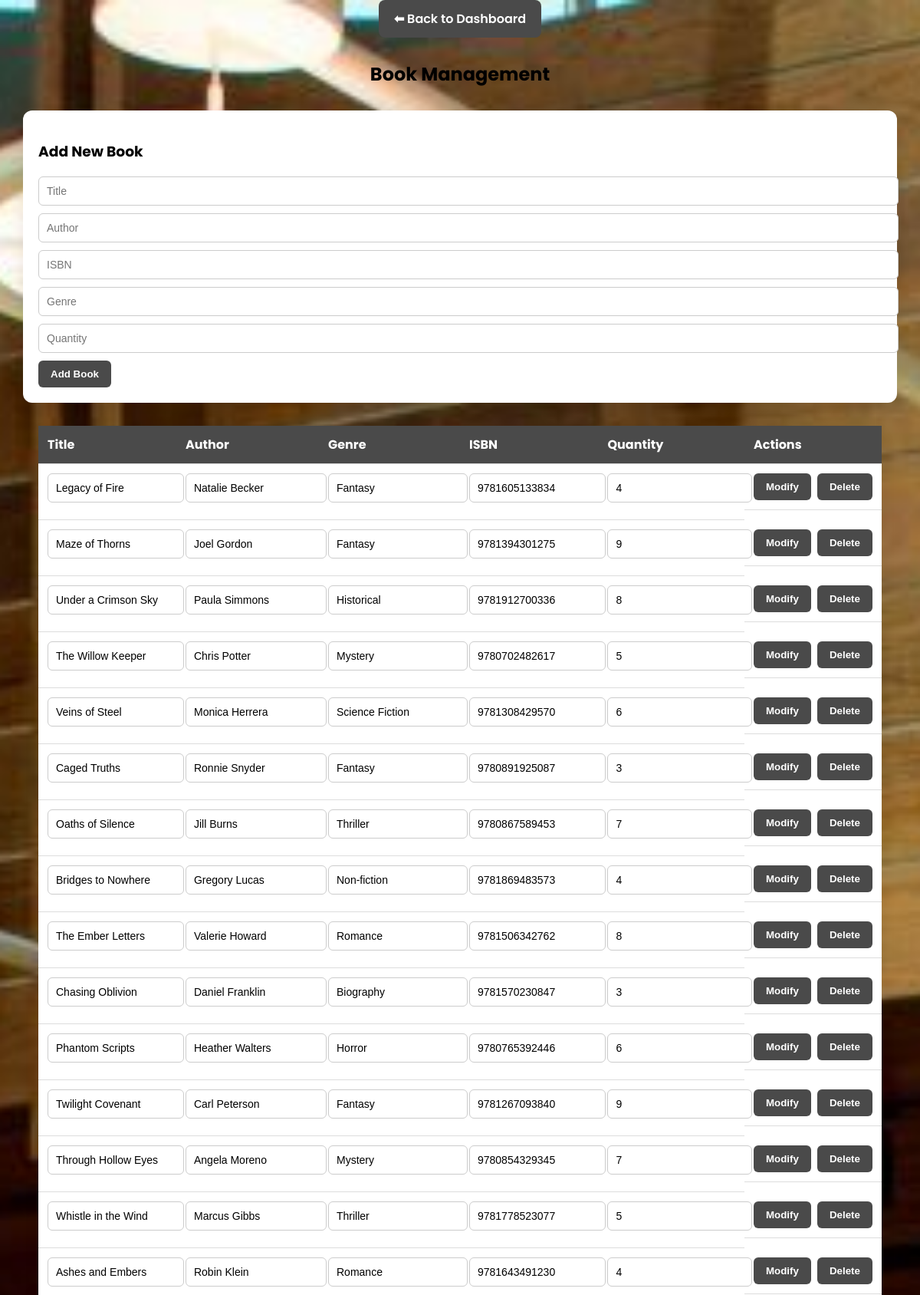
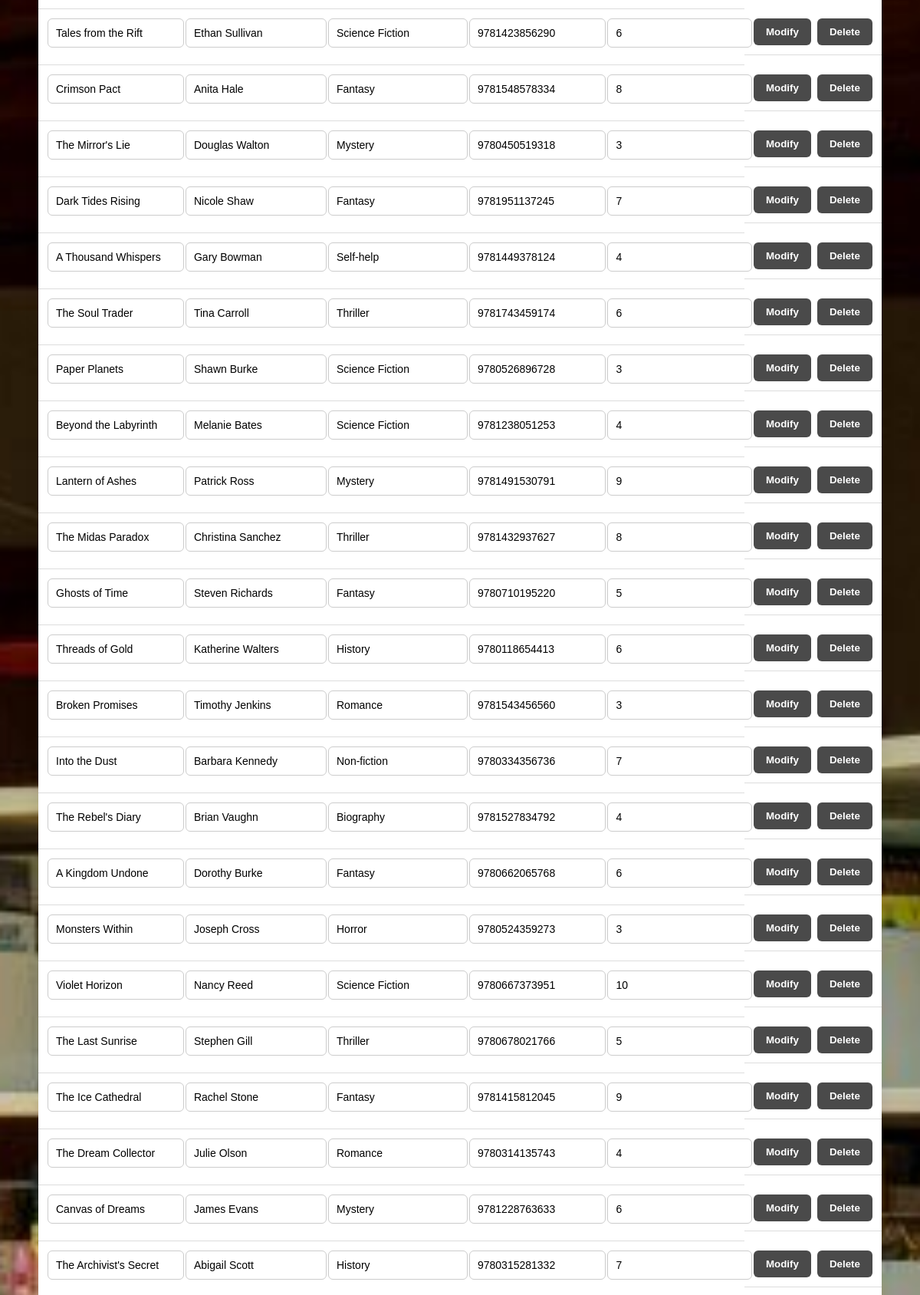
Screenshot of /book_management.php (signed in, upper part) with the database file from the repository (2 pictures, top to bottom).
### tables this page shows
CREATE TABLE `books` (
  `id` int(11) NOT NULL,
  `title` varchar(255) NOT NULL,
  `author` varchar(255) NOT NULL,
  `genre` varchar(100) DEFAULT NULL,
  `isbn` varchar(20) DEFAULT NULL,
  `quantity` int(11) DEFAULT 1,
  `added_at` timestamp NOT NULL DEFAULT current_timestamp()
);

### book_management.php (the view, shortened to what this page needs)
<?php
require "config.php";
$stmt = $conn->query("SELECT * FROM books ORDER BY id DESC");
$books = $stmt->fetchAll(PDO::FETCH_ASSOC);
?>
<!DOCTYPE html>
<html lang="en">
<head>
</head>
<body>
  <div class="overlay">
    <a href="admin_dashboard.php" class="back-btn">⬅ Back to Dashboard</a>
    <h2>Book Management</h2>
    <div class="form-box">
      <h3>Add New Book</h3>
      <form method="POST">
        <input type="text" name="title" placeholder="Title" required>
        <input type="text" name="author" placeholder="Author" required>
        <input type="text" name="isbn" placeholder="ISBN" required>
        <input type="text" name="genre" placeholder="Genre" required>
        <input type="number" name="quantity" placeholder="Quantity" required>
        <button type="submit" name="add_book">Add Book</button>
      </form>
    </div>
    <table>
      <thead>
        <tr>
          <th>Title</th><th>Author</th><th>Genre</th><th>ISBN</th><th>Quantity</th><th>Actions</th>
        </tr>
      </thead>
      <tbody>
        <?php foreach ($books as $book): ?>
          <tr>
            <form method="POST">
              <td><input type="text" name="title" value="<?= htmlspecialchars($book['title']) ?>" required></td>
              <td><input type="text" name="author" value="<?= htmlspecialchars($book['author']) ?>" required></td>
              <td><input type="text" name="genre" value="<?= htmlspecialchars($book['genre']) ?>" required></td>
              <td><input type="text" name="isbn" value="<?= htmlspecialchars($book['isbn']) ?>" required></td>
              <td><input type="number" name="quantity" value="<?= htmlspecialchars($book['quantity']) ?>" required></td>
              <td class="action-buttons">
                <button type="submit">Modify</button>
            </form>
            <form method="POST" onsubmit="return confirm('Are you sure you want to delete this book?')">
              <button type="submit">Delete</button>
            </form>
          </tr>
        <?php endforeach; ?>
      </tbody>
    </table>
  </div>
</body>
</html>

### book_management.php (style rules this page uses)
body { margin: 0; font-family: 'Poppins', sans-serif; background: url('Londonjpg.jpeg') no-repeat center center fixed; background-size: cover; min-height: 100vh; display: flex; flex-direction: column; }
h2 { text-align: center; margin-top: 30px; }
.form-box, table { background: white; padding: 20px; border-radius: 12px; margin: 30px auto; max-width: 1100px; box-shadow: 0 8px 20px rgba(0,0,0,0.08); }
input { padding: 10px; width: 100%; margin-bottom: 10px; border: 1px solid #ccc; border-radius: 6px; font-size: 14px; }
button { background: #4A4A4A; color: white; border: none; padding: 10px 16px; border-radius: 6px; cursor: pointer; font-weight: bold; }
table { width: 100%; border-collapse: collapse; margin-bottom: 30px; }
th, td { padding: 12px; text-align: left; border-bottom: 1px solid #ddd; }
th { background: #4A4A4A; color: white; }
.action-buttons { display: flex; gap: 8px; }
.action-buttons form { display: inline; }
.back-btn { display: block; width: fit-content; margin: 0 auto 30px; background: #4A4A4A; color: white; padding: 12px 20px; border-radius: 8px; text-decoration: none; font-weight: 600; }

### rows the page displays
books: title "Legacy of Fire", author "Natalie Becker", genre "Fantasy", isbn "9781605133834", quantity "4"
books: title "Maze of Thorns", author "Joel Gordon", genre "Fantasy", isbn "9781394301275", quantity "9"
books: title "Under a Crimson Sky", author "Paula Simmons", genre "Historical", isbn "9781912700336", quantity "8"
books: title "The Willow Keeper", author "Chris Potter", genre "Mystery", isbn "9780702482617", quantity "5"
books: title "Veins of Steel", author "Monica Herrera", genre "Science Fiction", isbn "9781308429570", quantity "6"
books: title "Caged Truths", author "Ronnie Snyder", genre "Fantasy", isbn "9780891925087", quantity "3"
books: title "Oaths of Silence", author "Jill Burns", genre "Thriller", isbn "9780867589453", quantity "7"
books: title "Bridges to Nowhere", author "Gregory Lucas", genre "Non-fiction", isbn "9781869483573", quantity "4"
books: title "The Ember Letters", author "Valerie Howard", genre "Romance", isbn "9781506342762", quantity "8"
books: title "Chasing Oblivion", author "Daniel Franklin", genre "Biography", isbn "9781570230847", quantity "3"
books: title "Phantom Scripts", author "Heather Walters", genre "Horror", isbn "9780765392446", quantity "6"
books: title "Twilight Covenant", author "Carl Peterson", genre "Fantasy", isbn "9781267093840", quantity "9"
books: title "Through Hollow Eyes", author "Angela Moreno", genre "Mystery", isbn "9780854329345", quantity "7"
books: title "Whistle in the Wind", author "Marcus Gibbs", genre "Thriller", isbn "9781778523077", quantity "5"
books: title "Ashes and Embers", author "Robin Klein", genre "Romance", isbn "9781643491230", quantity "4"
books: title "Tales from the Rift", author "Ethan Sullivan", genre "Science Fiction", isbn "9781423856290", quantity "6"
books: title "Crimson Pact", author "Anita Hale", genre "Fantasy", isbn "9781548578334", quantity "8"
books: title "The Mirror's Lie", author "Douglas Walton", genre "Mystery", isbn "9780450519318", quantity "3"
books: title "Dark Tides Rising", author "Nicole Shaw", genre "Fantasy", isbn "9781951137245", quantity "7"
books: title "A Thousand Whispers", author "Gary Bowman", genre "Self-help", isbn "9781449378124", quantity "4"
books: title "The Soul Trader", author "Tina Carroll", genre "Thriller", isbn "9781743459174", quantity "6"
books: title "Paper Planets", author "Shawn Burke", genre "Science Fiction", isbn "9780526896728", quantity "3"
books: title "Beyond the Labyrinth", author "Melanie Bates", genre "Science Fiction", isbn "9781238051253", quantity "4"
books: title "Lantern of Ashes", author "Patrick Ross", genre "Mystery", isbn "9781491530791", quantity "9"
books: title "The Midas Paradox", author "Christina Sanchez", genre "Thriller", isbn "9781432937627", quantity "8"
books: title "Ghosts of Time", author "Steven Richards", genre "Fantasy", isbn "9780710195220", quantity "5"
books: title "Threads of Gold", author "Katherine Walters", genre "History", isbn "9780118654413", quantity "6"
books: title "Broken Promises", author "Timothy Jenkins", genre "Romance", isbn "9781543456560", quantity "3"
books: title "Into the Dust", author "Barbara Kennedy", genre "Non-fiction", isbn "9780334356736", quantity "7"
books: title "The Rebel's Diary", author "Brian Vaughn", genre "Biography", isbn "9781527834792", quantity "4"
books: title "A Kingdom Undone", author "Dorothy Burke", genre "Fantasy", isbn "9780662065768", quantity "6"
books: title "Monsters Within", author "Joseph Cross", genre "Horror", isbn "9780524359273", quantity "3"
books: title "Violet Horizon", author "Nancy Reed", genre "Science Fiction", isbn "9780667373951", quantity "10"
books: title "The Last Sunrise", author "Stephen Gill", genre "Thriller", isbn "9780678021766", quantity "5"
books: title "The Ice Cathedral", author "Rachel Stone", genre "Fantasy", isbn "9781415812045", quantity "9"
books: title "The Dream Collector", author "Julie Olson", genre "Romance", isbn "9780314135743", quantity "4"
books: title "Canvas of Dreams", author "James Evans", genre "Mystery", isbn "9781228763633", quantity "6"
books: title "The Archivist's Secret", author "Abigail Scott", genre "History", isbn "9780315281332", quantity "7"
